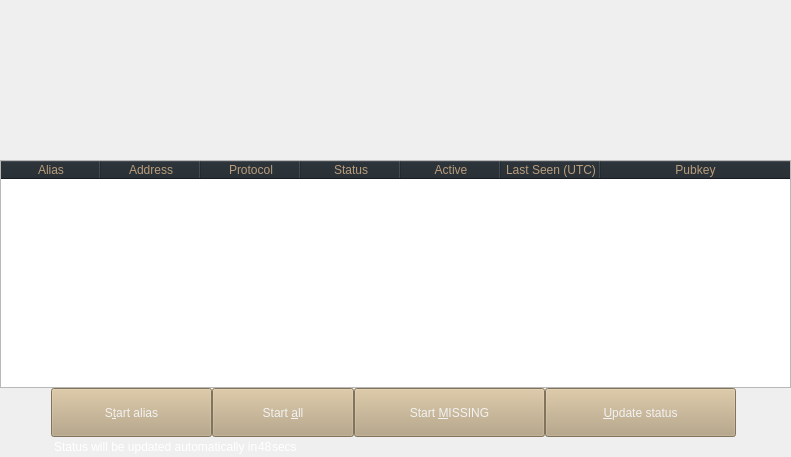
<?xml version="1.0" encoding="UTF-8"?>
<ui version="4.0">
 <class>MasternodeList</class>
 <widget class="QWidget" name="MasternodeList">
  <property name="geometry">
   <rect>
    <x>0</x>
    <y>0</y>
    <width>791</width>
    <height>457</height>
   </rect>
  </property>
  <property name="windowTitle">
   <string>Form</string>
  </property>
  <property name="styleSheet">
   <string notr="true"/>
  </property>
  <layout class="QVBoxLayout" name="topLayout">
   <property name="spacing">
    <number>0</number>
   </property>
   <property name="leftMargin">
    <number>0</number>
   </property>
   <property name="topMargin">
    <number>0</number>
   </property>
   <property name="rightMargin">
    <number>0</number>
   </property>
   <property name="bottomMargin">
    <number>0</number>
   </property>
   <item>
    <layout class="QGridLayout" name="gridLayout_2">
     <property name="spacing">
      <number>0</number>
     </property>
     <item row="0" column="0">
      <layout class="QVBoxLayout" name="verticalLayout_2">
       <property name="spacing">
        <number>0</number>
       </property>
       <property name="bottomMargin">
        <number>0</number>
       </property>
       <item>
        <layout class="QHBoxLayout" name="horizontalLayout_note">
         <property name="bottomMargin">
          <number>0</number>
         </property>
         <item>
          <widget class="QLabel" name="updateNote">
           <property name="sizePolicy">
            <sizepolicy hsizetype="Preferred" vsizetype="Fixed">
             <horstretch>0</horstretch>
             <verstretch>0</verstretch>
            </sizepolicy>
           </property>
           <property name="minimumSize">
            <size>
             <width>0</width>
             <height>160</height>
            </size>
           </property>
           <property name="maximumSize">
            <size>
             <width>16777215</width>
             <height>160</height>
            </size>
           </property>
           <property name="text">
            <string/>
           </property>
           <property name="pixmap">
            <pixmap resource="../dogecash.qrc">:/images/res/images/doge_logo.png</pixmap>
           </property>
           <property name="alignment">
            <set>Qt::AlignCenter</set>
           </property>
           <property name="margin">
            <number>30</number>
           </property>
          </widget>
         </item>
        </layout>
       </item>
       <item>
        <widget class="QTableWidget" name="tableWidgetMyMasternodes">
         <property name="minimumSize">
          <size>
           <width>695</width>
           <height>0</height>
          </size>
         </property>
         <property name="palette">
          <palette>
           <active/>
           <inactive/>
           <disabled/>
          </palette>
         </property>
         <property name="styleSheet">
          <string notr="true">QHeaderView::section {
                    border-right: 1px solid 4181C0;
                    background:#1f272e;
                    color: #b99d7c;
                     }
</string>
         </property>
         <property name="editTriggers">
          <set>QAbstractItemView::NoEditTriggers</set>
         </property>
         <property name="alternatingRowColors">
          <bool>true</bool>
         </property>
         <property name="selectionMode">
          <enum>QAbstractItemView::SingleSelection</enum>
         </property>
         <property name="selectionBehavior">
          <enum>QAbstractItemView::SelectRows</enum>
         </property>
         <property name="sortingEnabled">
          <bool>true</bool>
         </property>
         <attribute name="horizontalHeaderStretchLastSection">
          <bool>true</bool>
         </attribute>
         <column>
          <property name="text">
           <string>Alias</string>
          </property>
         </column>
         <column>
          <property name="text">
           <string>Address</string>
          </property>
         </column>
         <column>
          <property name="text">
           <string>Protocol</string>
          </property>
         </column>
         <column>
          <property name="text">
           <string>Status</string>
          </property>
         </column>
         <column>
          <property name="text">
           <string>Active</string>
          </property>
         </column>
         <column>
          <property name="text">
           <string>Last Seen (UTC)</string>
          </property>
         </column>
         <column>
          <property name="text">
           <string>Pubkey</string>
          </property>
         </column>
        </widget>
       </item>
       <item>
        <layout class="QHBoxLayout" name="horizontalLayout_5">
         <property name="leftMargin">
          <number>51</number>
         </property>
         <property name="bottomMargin">
          <number>0</number>
         </property>
         <item>
          <widget class="QPushButton" name="startButton">
           <property name="sizePolicy">
            <sizepolicy hsizetype="Fixed" vsizetype="Fixed">
             <horstretch>0</horstretch>
             <verstretch>0</verstretch>
            </sizepolicy>
           </property>
           <property name="minimumSize">
            <size>
             <width>161</width>
             <height>49</height>
            </size>
           </property>
           <property name="maximumSize">
            <size>
             <width>161</width>
             <height>49</height>
            </size>
           </property>
           <property name="styleSheet">
            <string notr="true">background-color: #b6a27e;
color: #f2f2f2
</string>
           </property>
           <property name="text">
            <string>S&amp;tart alias</string>
           </property>
          </widget>
         </item>
         <item>
          <widget class="QPushButton" name="startAllButton">
           <property name="sizePolicy">
            <sizepolicy hsizetype="Fixed" vsizetype="Fixed">
             <horstretch>0</horstretch>
             <verstretch>0</verstretch>
            </sizepolicy>
           </property>
           <property name="minimumSize">
            <size>
             <width>142</width>
             <height>49</height>
            </size>
           </property>
           <property name="maximumSize">
            <size>
             <width>142</width>
             <height>49</height>
            </size>
           </property>
           <property name="styleSheet">
            <string notr="true">background-color: #b6a27e;
color: #f2f2f2
</string>
           </property>
           <property name="text">
            <string>Start &amp;all</string>
           </property>
          </widget>
         </item>
         <item>
          <widget class="QPushButton" name="startMissingButton">
           <property name="sizePolicy">
            <sizepolicy hsizetype="Fixed" vsizetype="Fixed">
             <horstretch>0</horstretch>
             <verstretch>0</verstretch>
            </sizepolicy>
           </property>
           <property name="minimumSize">
            <size>
             <width>191</width>
             <height>49</height>
            </size>
           </property>
           <property name="maximumSize">
            <size>
             <width>191</width>
             <height>49</height>
            </size>
           </property>
           <property name="styleSheet">
            <string notr="true">background-color: #b6a27e;
color: #f2f2f2
</string>
           </property>
           <property name="text">
            <string>Start &amp;MISSING</string>
           </property>
          </widget>
         </item>
         <item>
          <widget class="QPushButton" name="UpdateButton">
           <property name="sizePolicy">
            <sizepolicy hsizetype="Fixed" vsizetype="Fixed">
             <horstretch>0</horstretch>
             <verstretch>0</verstretch>
            </sizepolicy>
           </property>
           <property name="minimumSize">
            <size>
             <width>191</width>
             <height>49</height>
            </size>
           </property>
           <property name="maximumSize">
            <size>
             <width>191</width>
             <height>49</height>
            </size>
           </property>
           <property name="styleSheet">
            <string notr="true">background-color: #b6a27e;
color: #f2f2f2
</string>
           </property>
           <property name="text">
            <string>&amp;Update status</string>
           </property>
          </widget>
         </item>
         <item>
          <spacer name="horizontalSpacer_5">
           <property name="orientation">
            <enum>Qt::Horizontal</enum>
           </property>
           <property name="sizeHint" stdset="0">
            <size>
             <width>40</width>
             <height>20</height>
            </size>
           </property>
          </spacer>
         </item>
        </layout>
       </item>
      </layout>
     </item>
     <item row="1" column="0">
      <layout class="QHBoxLayout" name="horizontalLayout_2">
       <property name="leftMargin">
        <number>54</number>
       </property>
       <item>
        <widget class="QLabel" name="autoupdate_label">
         <property name="styleSheet">
          <string notr="true">background-color: transparent;
color: white;</string>
         </property>
         <property name="text">
          <string>Status will be updated automatically in</string>
         </property>
        </widget>
       </item>
       <item>
        <widget class="QLabel" name="secondsLabel">
         <property name="styleSheet">
          <string notr="true">background-color:transparent;
color: white
</string>
         </property>
         <property name="text">
          <string>48</string>
         </property>
        </widget>
       </item>
       <item>
        <widget class="QLabel" name="label_sec">
         <property name="styleSheet">
          <string notr="true">background-color: transparent;
color: white</string>
         </property>
         <property name="text">
          <string>secs</string>
         </property>
        </widget>
       </item>
       <item>
        <spacer name="horizontalSpacer">
         <property name="orientation">
          <enum>Qt::Horizontal</enum>
         </property>
         <property name="sizeHint" stdset="0">
          <size>
           <width>40</width>
           <height>20</height>
          </size>
         </property>
        </spacer>
       </item>
      </layout>
     </item>
    </layout>
   </item>
  </layout>
 </widget>
 <resources>
  <include location="../dogecash.qrc"/>
 </resources>
 <connections/>
</ui>
